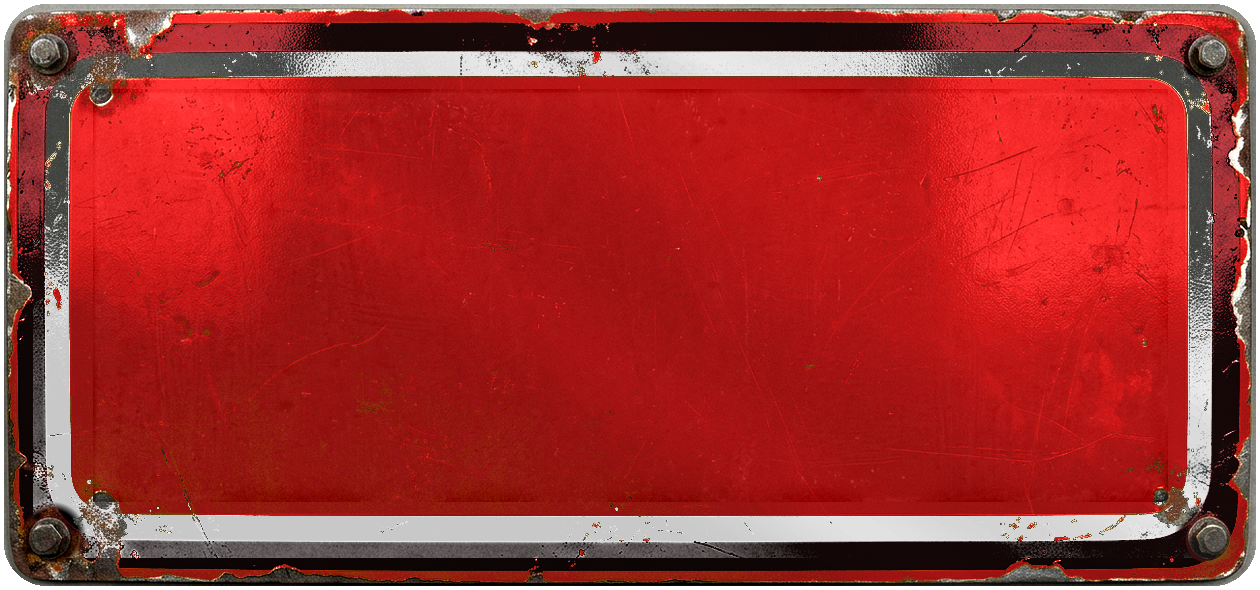
#> input picture assets/signs/sign_01_rock.png, 1260 x 590 px, found by its file name
$ python process_and_enhance_all_signs.py
#> lines starting #> are read from the running program, lines starting #| are printed output that depends on the picture; after the words box and inside, x2 and y2 are one past the last pixel; in counts of white or black regions, pixels touching at a corner belong together
# -*- coding: utf-8 -*-
import os
import shutil
import numpy as np
from PIL import Image, ImageEnhance
from collections import deque

artifact_dir = r"C:\Users\rigob\.gemini\antigravity\brain\2dfe657c-4e76-4940-b591-8aa8444b03a8"
signs_dir = r"C:\PROJETOS\5-FERRAMENTAS\SITE_VORTICE_MIDIA\assets\signs"
ui_dir = r"C:\PROJETOS\5-FERRAMENTAS\SITE_VORTICE_MIDIA\assets\ui"

# Copy the new 8K Apps banner
src_apps_banner = os.path.join(artifact_dir, "banner_apps_vortice_1793201170669.jpg")
dst_apps_banner = os.path.join(ui_dir, "banner_apps_vortice.jpg")
if os.path.exists(src_apps_banner):
    shutil.copy2(src_apps_banner, dst_apps_banner)
    print(f"Copied Apps Banner -> {dst_apps_banner}")

# [45 lines left out: function extract_sign_from_white_bg, not called in this run]

# 1. Extract the 3 new wide rectangular CTB traffic signs
new_ctb_pairs = [
    (os.path.join(artifact_dir, "raw_sign_02_sacronia_ctb_1793201091250.jpg"), os.path.join(signs_dir, "sign_02_sacronia.png")),
    (os.path.join(artifact_dir, "raw_sign_07_trono_ctb_1793201114868.jpg"), os.path.join(signs_dir, "sign_07_trono.png")),
    (os.path.join(artifact_dir, "raw_sign_09_aliens_ctb_1793201139601.jpg"), os.path.join(signs_dir, "sign_09_aliens.png")),
]
for rp, dp in new_ctb_pairs:
    if os.path.exists(rp):
        extract_sign_from_white_bg(rp, dp)
#> pass 2 of the loop `for rp, dp in new_ctb_pairs:`:
#> pass 3 of the loop `for rp, dp in new_ctb_pairs:`:

# 2. Enhance gloss, vibrancy, contrast, sharpness, and metallic storm texture on ALL 10 signs
all_signs = [
    "sign_01_rock.png",
    "sign_02_sacronia.png",
    "sign_03_neon.png",
    "sign_04_iago.png",
    "sign_05_patinhas.png",
    "sign_06_aguas.png",
    "sign_07_trono.png",
    "sign_08_incorruptivel.png",
    "sign_09_aliens.png",
    "sign_10_aquario.png",
]

np.random.seed(42)

for idx, fn in enumerate(all_signs):
    p = os.path.join(signs_dir, fn)
    if not os.path.exists(p):
        continue
    im = Image.open(p).convert("RGBA")
#> im is the input picture: PIL image 1260x590 RGBA; mean R, G, B, A 160, 47, 44.7, 249.4
    alpha = im.split()[3]
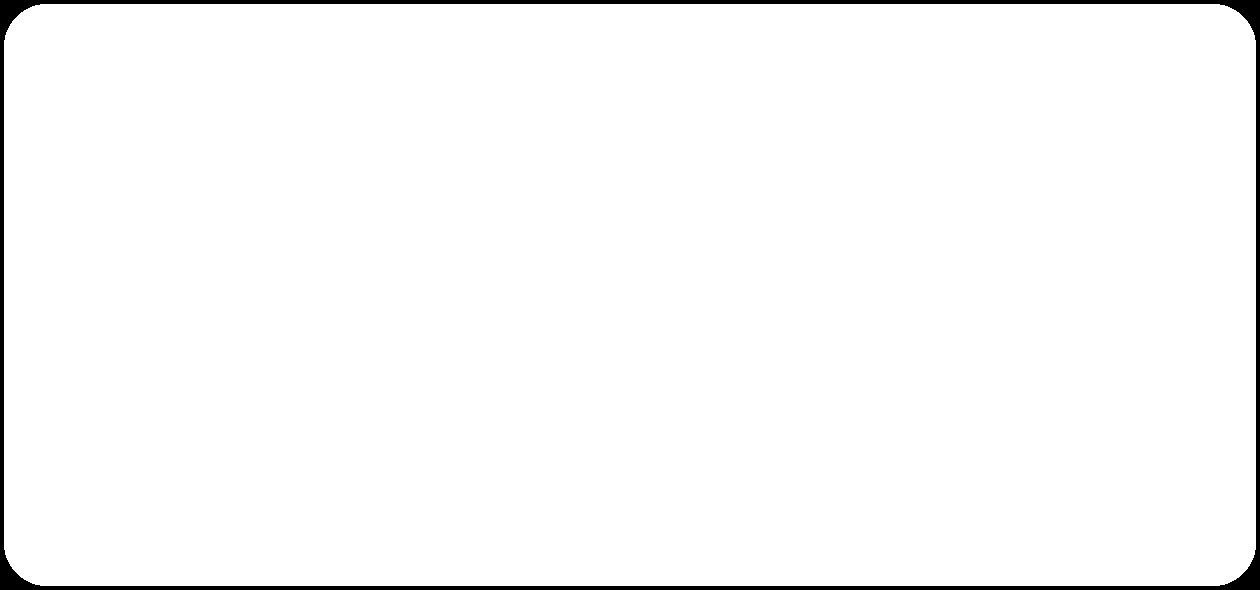
#> alpha: PIL image 1260x590 L; 97.8% white; 1 black region, box (x1, y1, x2, y2) and area: (0, 0, 1260, 590) 16308
    rgb = im.convert("RGB")

    # Boost color saturation, contrast, and crisp metallic micro-texture
    rgb = ImageEnhance.Color(rgb).enhance(1.30)
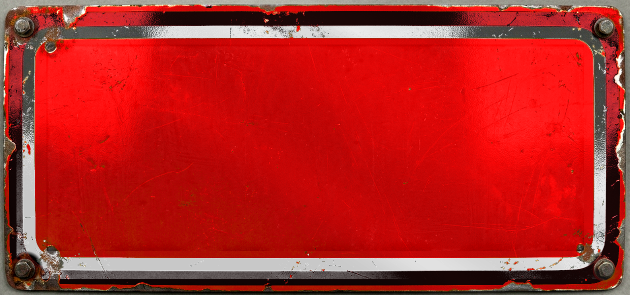
#> rgb: PIL image 1260x590 RGB (shown at 1/2 size); mean R, G, B 180.5, 36.6, 33.8
    rgb = ImageEnhance.Contrast(rgb).enhance(1.16)
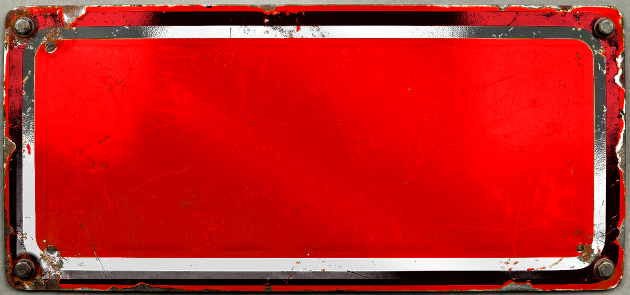
#> rgb: PIL image 1260x590 RGB (shown at 1/2 size); mean R, G, B 192.5, 33.1, 30.7
    rgb = ImageEnhance.Sharpness(rgb).enhance(1.40)

    arr = np.array(rgb, dtype=np.float32)
    h, w, _ = arr.shape

    # Create diagonal glossy reflective road-sign enamel sheen + subtle wind-scratched storm wear
    yy, xx = np.mgrid[0:h, 0:w]
    nx = xx / float(w)
    ny = yy / float(h)

    band1 = np.exp(-((nx * 0.85 + ny * 0.55 - 0.50) ** 2) / (2 * (0.095 ** 2)))
    band2 = np.exp(-((nx * 0.85 + ny * 0.55 - 0.80) ** 2) / (2 * (0.045 ** 2)))
    gloss = (band1 * 32.0 + band2 * 20.0)[:, :, None]

    scratch_lines = np.zeros((h, w), dtype=np.float32)
    num_scratches = 16 + (idx % 4) * 5
    for _ in range(num_scratches):
        sy = np.random.randint(int(h * 0.08), int(h * 0.92))
        sx0 = np.random.randint(int(w * 0.05), int(w * 0.70))
        slen = np.random.randint(int(w * 0.06), int(w * 0.25))
        sx1 = min(w - 1, sx0 + slen)
        intensity = np.random.uniform(18.0, 38.0) if np.random.rand() > 0.4 else np.random.uniform(-26.0, -12.0)
        scratch_lines[max(0, sy - 1):min(h, sy + 2), sx0:sx1] = intensity
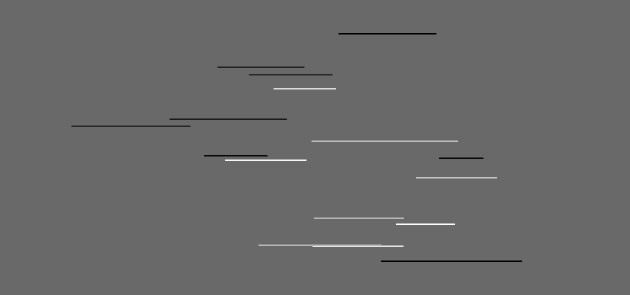
#> scratch_lines: shape (590, 1260) float32 (shown at 1/2 size); min -25.19, max 35.9, mean 0; drawn with min black and max white

    arr = np.clip(arr + gloss + scratch_lines[:, :, None], 0, 255).astype(np.uint8)
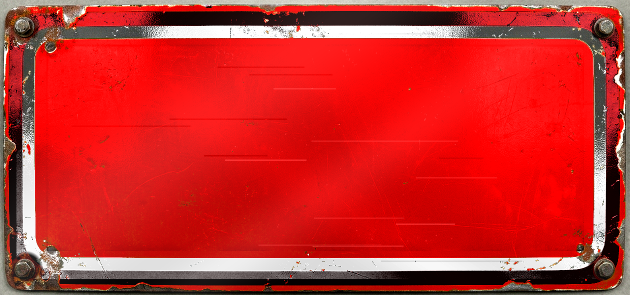
#> arr: shape (590, 1260, 3) (shown at 1/2 size); mean R, G, B 200.4, 43, 40.6
    final_rgb = Image.fromarray(arr, "RGB")
    final_rgba = Image.merge("RGBA", (*final_rgb.split(), alpha))
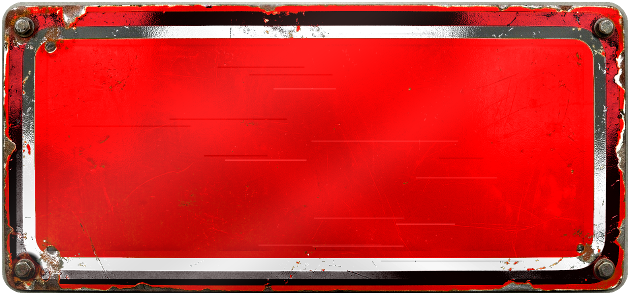
#> final_rgba: PIL image 1260x590 RGBA (shown at 1/2 size); mean R, G, B, A 200.4, 43, 40.6, 249.4; transparent parts drawn white
    final_rgba.save(p, "PNG")
    print(f"Enhanced high-gloss & storm texture -> {fn}")
#> pass 2 of the loop `for idx, fn in enumerate(all_signs):`:
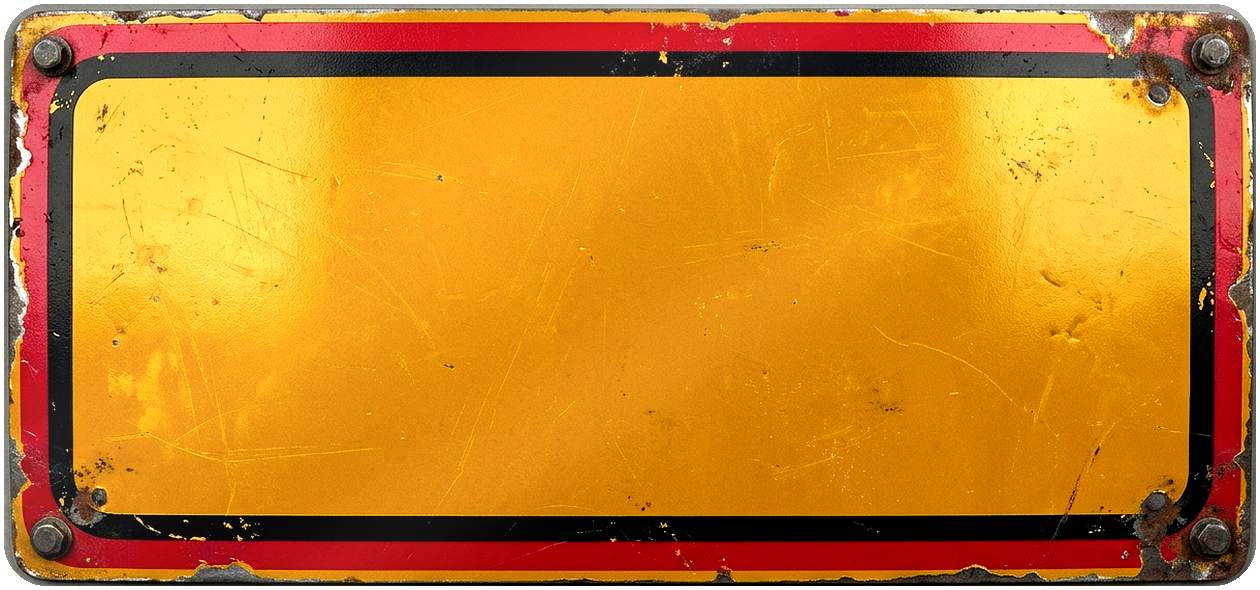
#> input picture assets/signs/sign_02_sacronia.png, 1260 x 590 px, found by its file name
#> im is the input picture: PIL image 1260x590 RGBA; mean R, G, B, A 198.3, 126.4, 33.4, 249.4
#> after the loop `for _ in range(num_scratches):`:
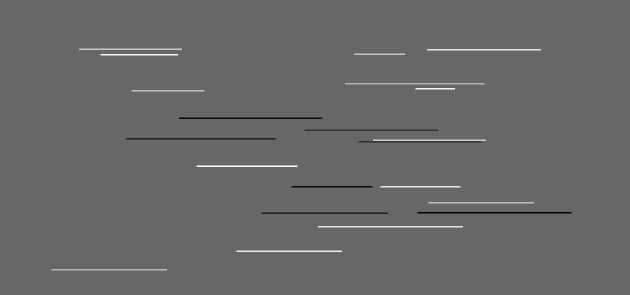
#> scratch_lines: shape (590, 1260) float32 (shown at 1/2 size); min -24.38, max 35.92, mean 0.2; drawn with min black and max white
#> `final_rgba = Image.merge("RGBA", (*final_rgb.split(), alpha))`:
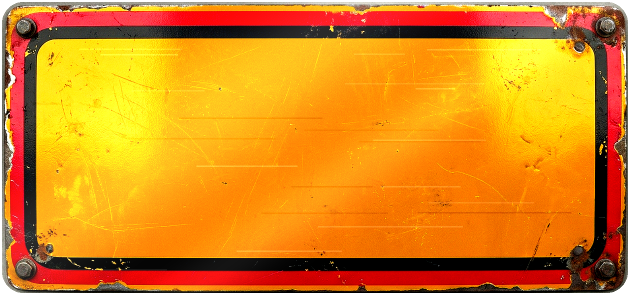
#> final_rgba: PIL image 1260x590 RGBA (shown at 1/2 size); mean R, G, B, A 215.1, 132.5, 24.7, 249.4; transparent parts drawn white
#> pass 3 of the loop `for idx, fn in enumerate(all_signs):`:
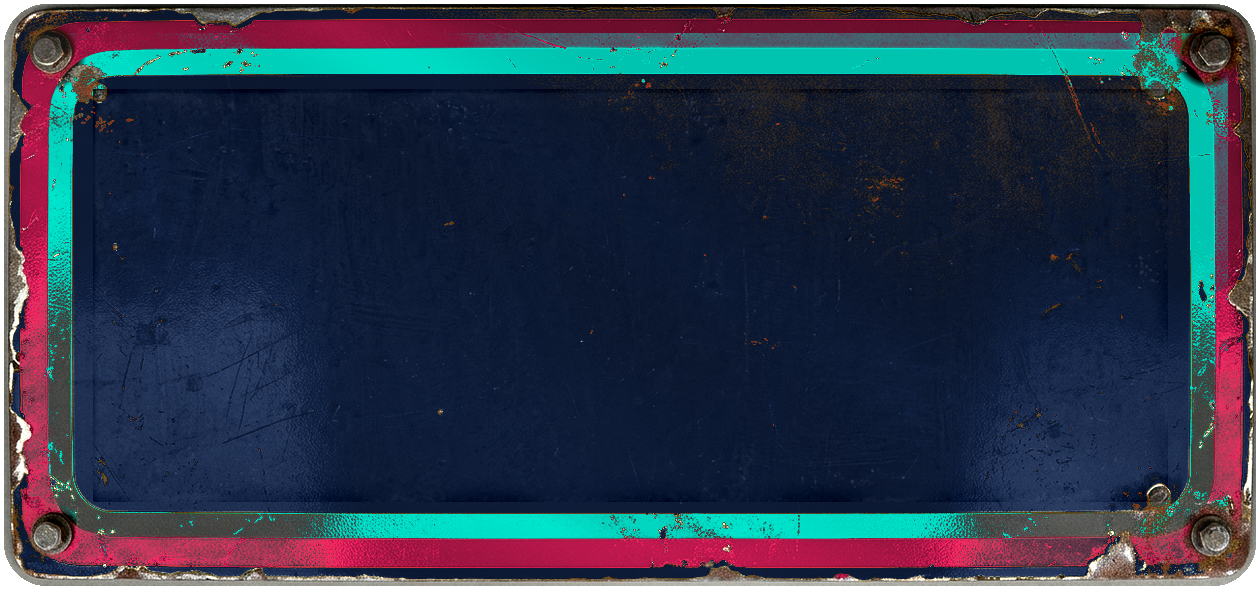
#> input picture assets/signs/sign_03_neon.png, 1260 x 590 px, found by its file name
#> im is the input picture: PIL image 1260x590 RGBA; mean R, G, B, A 41.3, 51.7, 70.3, 249.4
#> after the loop `for _ in range(num_scratches):`:
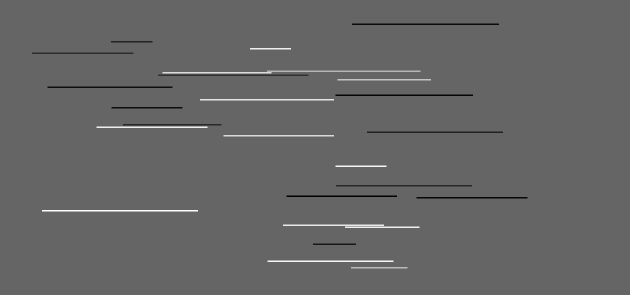
#> scratch_lines: shape (590, 1260) float32 (shown at 1/2 size); min -24.65, max 37.58, mean 0.1; drawn with min black and max white
#> `final_rgba = Image.merge("RGBA", (*final_rgb.split(), alpha))`:
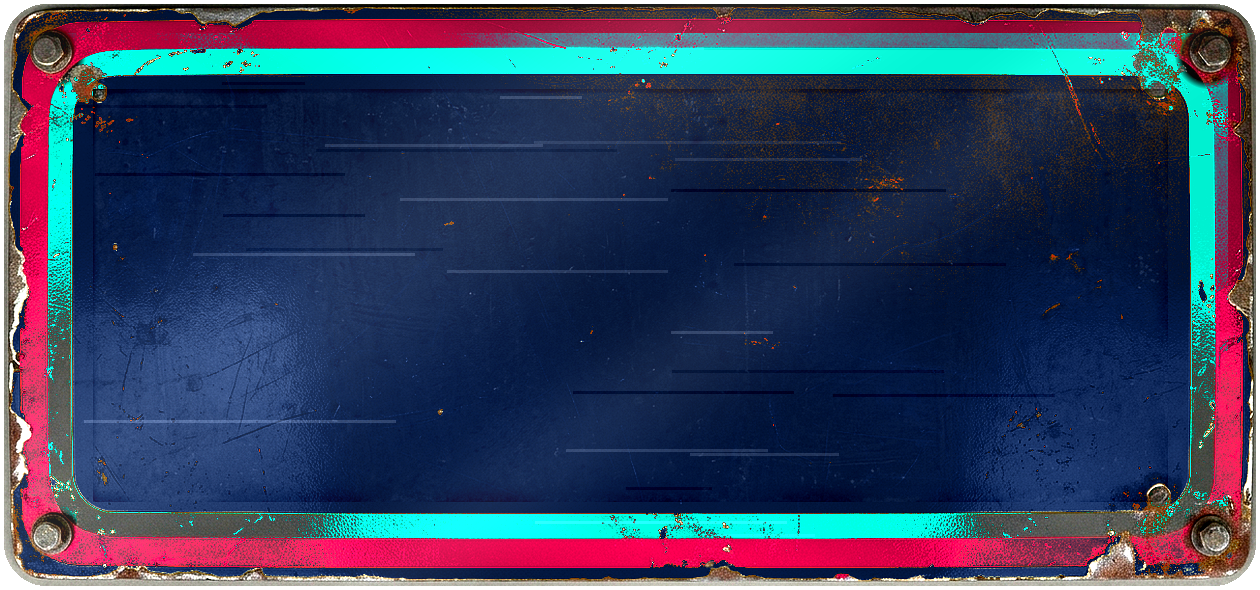
#> final_rgba: PIL image 1260x590 RGBA; mean R, G, B, A 49.5, 60.5, 89, 249.4; transparent parts drawn white
#> the loop made 10 passes; the first 3 are shown
